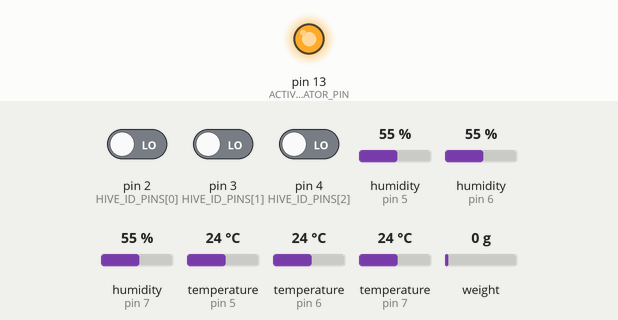
This sketch was run on a simulated Arduino Uno, built with avr-gcc and run on an emulated ATmega328P. Shown: output pins drawn as LEDs (lit = HIGH). Wiring (inferred from the names in the program): 3 × DHT11 sensor: data pin 5 / data pin 6 / data pin 7. The inputs (shaded band) are chosen by the test bench; at power-on: pin 2 (HIVE_ID_PINS[0]) LOW, pin 3 (HIVE_ID_PINS[1]) LOW, pin 4 (HIVE_ID_PINS[2]) LOW, humidity (sensors on pin 5, pin 6, pin 7) 55 %, temperature (sensors on pin 5, pin 6, pin 7) 24 °C, weight on the scale 0 g. What the sketch prints to the serial monitor is not drawn.

Above: at 0.4 s.
At 30.9 s:
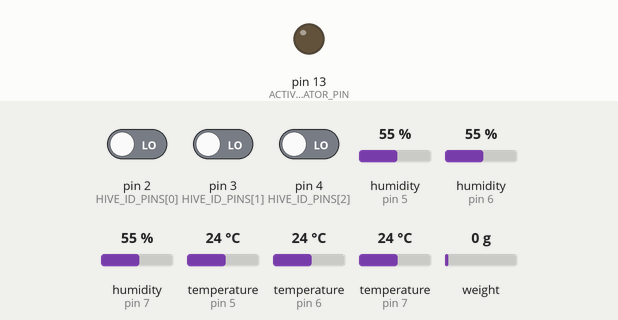
Timing chart, 0 to 79.2 s (numbered marks = the images above):
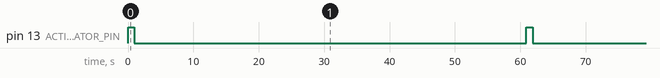

Measured:
- by itself, pin 13 (ACTIVITY_INDICATOR_PIN): alternates HIGH for 0.93 s and LOW for 60.0 s

The sketch:

hivebot.avr.ino
```cpp
#include "DHT/DHT.h"
#include <EEPROM.h>
#include "HX711/HX711.h"

const byte HIVE_ID_PINS[3] = { 2, 3, 4 };
const byte DHT_BOT_PIN = 5;
const byte DHT_BROOD_PIN = 6;
const byte DHT_AMBIENT_PIN = 7;
const byte HX711_CLK = 8;
const byte HX711_DOUT = 9;
const byte ACTIVITY_INDICATOR_PIN = 13;

const unsigned long MAX_MILLIS = pow(2, sizeof(millis())*8 );
const unsigned long MILLIS_PER_DAY = 86400000;
const unsigned int MINUTES_PER_DAY = 1440;
const float DAYS_PER_ROLLOVER = MAX_MILLIS/(float)MILLIS_PER_DAY;

const float SCALE_CALIBRATION_FACTOR = 13500;
const float SCALE_ZERO_FACTOR = 103727;

const unsigned long MILLIS_PER_BROADCAST = 60000;

const byte BOT_ID = EEPROM.read(0);

String full_data_to_send;

unsigned long uptime_minutes = 0;
boolean uptime_impending_rollover = false;
unsigned int uptime_rollover_counter = 0;

DHT dhtbot(DHT_BOT_PIN, DHT22);                       //Electronics Cabinet Temp/Humidity Sensor
DHT dhtbrood(DHT_BROOD_PIN, DHT22);                   //Brood Box Temp/Humidity Sensor
DHT dhtambient(DHT_AMBIENT_PIN, DHT22);               //Ambient Temp/Humidity Sensor
HX711 scale(HX711_DOUT, HX711_CLK);

void setup()
{
    // >>> NEW BOT ID SETUP <<<
    //  Uncomment below lines and update to
    //  set botid on new board and then
    //  recomment out.
    //byte new_bot_id = 1;
    //EEPROM.update(0, new_bot_id);
    // >>> END NEW BOT ID SETUP <<<

    pinMode(ACTIVITY_INDICATOR_PIN, OUTPUT);
    Serial.begin(115200);

    dhtbot.begin();
    dhtbrood.begin();
    dhtambient.begin();
    scale.set_scale(SCALE_CALIBRATION_FACTOR);
    scale.set_offset(SCALE_ZERO_FACTOR);
}

void loop()
{
    digitalWrite(ACTIVITY_INDICATOR_PIN, HIGH);
    updateUptime();

    full_data_to_send = "";
    add_pair(F("hive_id"), String(hive_id()));
    add_pair(F("bot_id"), String(BOT_ID));
    add_pair(F("bot_uptime"), String(uptime_minutes));
    add_pair(F("bot_temp"), String((int)(dhtbot.readTemperature()*10)));
    add_pair(F("bot_humidity"), String((int)(dhtbot.readHumidity()*10)));
    add_pair(F("brood_temp"), String((int)(dhtbrood.readTemperature()*10)));
    add_pair(F("brood_humidity"), String((int)(dhtbrood.readHumidity()*10)));
    add_pair(F("ambient_temp"), String((int)(dhtambient.readTemperature()*10)));
    add_pair(F("ambient_humidity"), String((int)(dhtambient.readHumidity()*10)));
    add_pair(F("hive_lbs"), String((int)(scale.get_units()*100)));

    send_data(full_data_to_send);
    digitalWrite(ACTIVITY_INDICATOR_PIN, LOW);
    delay(MILLIS_PER_BROADCAST);
}

void updateUptime(){
  if( millis() >= (MAX_MILLIS/2)) { uptime_impending_rollover = true; }
  if( millis()< (MAX_MILLIS/2) && uptime_impending_rollover == true ) {
    uptime_rollover_counter++;
    uptime_impending_rollover = false;
  }
  uptime_minutes = ((uptime_rollover_counter * DAYS_PER_ROLLOVER) +
                    ((float)millis() / MILLIS_PER_DAY)) * MINUTES_PER_DAY;
};

void add_pair(String key, String value) {
  full_data_to_send += key + "=" + value + '&';
}

void send_data(String message) {
  unsigned int computed_checksum = compute_checksum(message);
  message = "B|" + message + "%" + computed_checksum + "|E";
  Serial.println(message);
}

byte compute_checksum(String message) {
  byte sum = 0;
  char message_chra[message.length()+1];
  message.toCharArray(message_chra, message.length()+1);
  for(int i = 0; i <= strlen(message_chra); i++) {
    sum += int(message_chra[i]);
  }
  return sum;
}

byte hive_id() {
  byte place = 1;
  byte sum = 0;
  for(byte i = 0; i < sizeof(HIVE_ID_PINS); i++) {
    sum += place * digitalRead(HIVE_ID_PINS[i]);
    place *= 2;
  }
  return sum;
}
```

DHT.h
```cpp
// (licence header left out)
#ifndef DHT_H
#define DHT_H

#if ARDUINO >= 100
 #include "Arduino.h"
#else
 #include "WProgram.h"
#endif


// Uncomment to enable printing out nice debug messages.
//#define DHT_DEBUG

// Define where debug output will be printed.
#define DEBUG_PRINTER Serial

// Setup debug printing macros.
#ifdef DHT_DEBUG
  #define DEBUG_PRINT(...) { DEBUG_PRINTER.print(__VA_ARGS__); }
  #define DEBUG_PRINTLN(...) { DEBUG_PRINTER.println(__VA_ARGS__); }
#else
  #define DEBUG_PRINT(...) {}
  #define DEBUG_PRINTLN(...) {}
#endif

// Define types of sensors.
#define DHT11 11
#define DHT22 22
#define DHT21 21
#define AM2301 21


class DHT {
  public:
   DHT(uint8_t pin, uint8_t type, uint8_t count=6);
   void begin(void);
   float readTemperature(bool S=false, bool force=false);
   float convertCtoF(float);
   float convertFtoC(float);
   float computeHeatIndex(float temperature, float percentHumidity, bool isFahrenheit=true);
   float readHumidity(bool force=false);
   boolean read(bool force=false);

 private:
  uint8_t data[5];
  uint8_t _pin, _type;
  #ifdef __AVR
    // Use direct GPIO access on an 8-bit AVR so keep track of the port and bitmask
    // for the digital pin connected to the DHT.  Other platforms will use digitalRead.
    uint8_t _bit, _port;
  #endif
  uint32_t _lastreadtime, _maxcycles;
  bool _lastresult;

  uint32_t expectPulse(bool level);

};

class InterruptLock {
  public:
   InterruptLock() {
    noInterrupts();
   }
   ~InterruptLock() {
    interrupts();
   }

};

#endif
```
